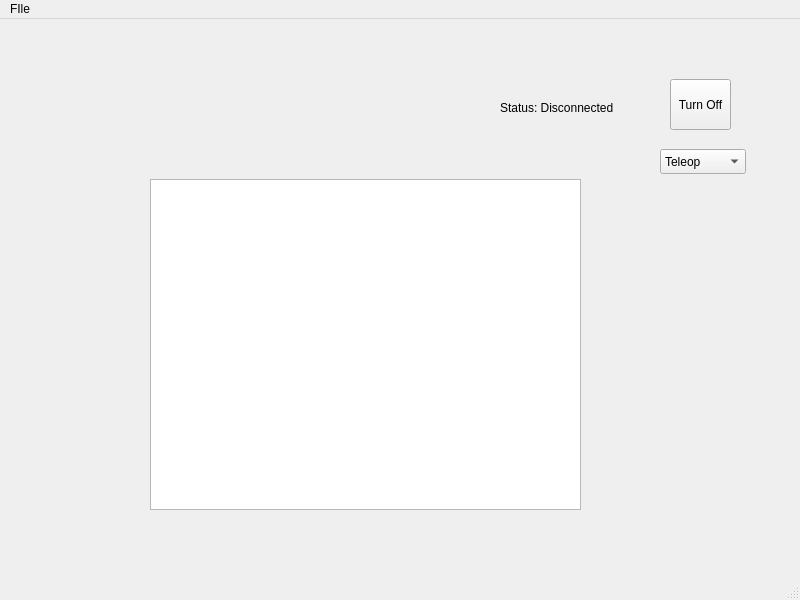
<?xml version="1.0" encoding="UTF-8"?>
<ui version="4.0">
 <class>MainWindow</class>
 <widget class="QMainWindow" name="MainWindow">
  <property name="geometry">
   <rect>
    <x>0</x>
    <y>0</y>
    <width>800</width>
    <height>600</height>
   </rect>
  </property>
  <property name="windowTitle">
   <string>MainWindow</string>
  </property>
  <widget class="QWidget" name="centralwidget">
   <widget class="QPushButton" name="onButton">
    <property name="enabled">
     <bool>true</bool>
    </property>
    <property name="geometry">
     <rect>
      <x>670</x>
      <y>60</y>
      <width>61</width>
      <height>51</height>
     </rect>
    </property>
    <property name="text">
     <string>Turn Off</string>
    </property>
   </widget>
   <widget class="QLabel" name="Status">
    <property name="geometry">
     <rect>
      <x>500</x>
      <y>80</y>
      <width>151</width>
      <height>17</height>
     </rect>
    </property>
    <property name="text">
     <string>Status: Disconnected</string>
    </property>
   </widget>
   <widget class="QComboBox" name="mode">
    <property name="geometry">
     <rect>
      <x>660</x>
      <y>130</y>
      <width>86</width>
      <height>25</height>
     </rect>
    </property>
    <item>
     <property name="text">
      <string>Teleop</string>
     </property>
    </item>
    <item>
     <property name="text">
      <string>Explorer</string>
     </property>
    </item>
   </widget>
   <widget class="QGraphicsView" name="graphicsView">
    <property name="geometry">
     <rect>
      <x>150</x>
      <y>160</y>
      <width>431</width>
      <height>331</height>
     </rect>
    </property>
   </widget>
  </widget>
  <widget class="QMenuBar" name="menubar">
   <property name="geometry">
    <rect>
     <x>0</x>
     <y>0</y>
     <width>800</width>
     <height>22</height>
    </rect>
   </property>
   <widget class="QMenu" name="menuFIle">
    <property name="title">
     <string>FIle</string>
    </property>
   </widget>
   <addaction name="menuFIle"/>
  </widget>
  <widget class="QStatusBar" name="statusbar"/>
 </widget>
 <resources/>
 <connections/>
</ui>
